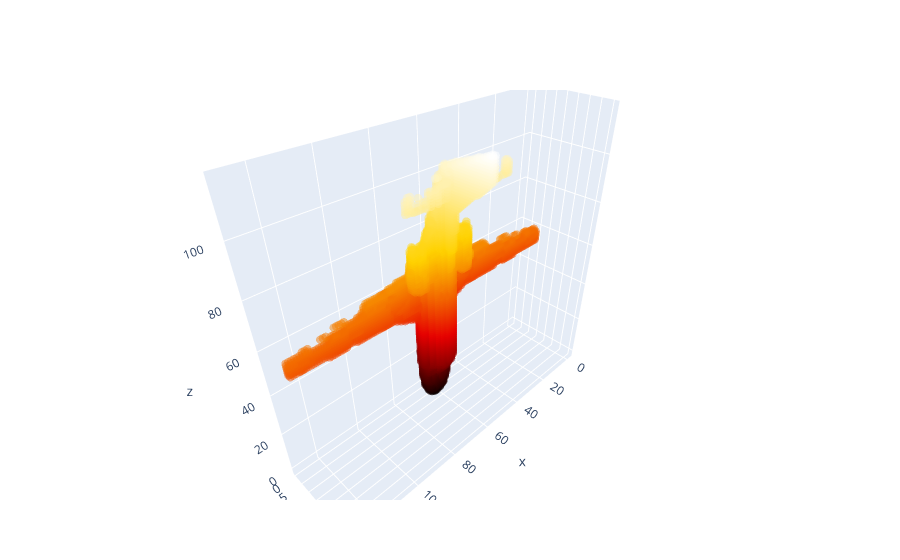

Notebook code cell kept with this figure:
### Code cell
x=surface.data[0]
y=surface.data[1]
z=surface.data[2]
fig = go.Figure(data=[go.Scatter3d(x=x, y=y, z=z,mode='markers',
                      marker=dict(size=3,color=z,colorscale='hot',opacity=0.5))])
fig.update_layout(margin=dict(l=0, r=0, b=60, t=90))
fig.show()

### Figure 1 — Plotly figure (JSON) as saved in the notebook; plotly's stock layout.template omitted (floating-point values rounded to 4 significant figures; data arrays with more than 128 entries replaced by an {"elided": "..."} marker saying what was removed)
{"data": [{"marker": {"color": {"elided": "11049 int values"}, "colorscale": [[0, "rgb(0,0,0)"], [0.3333, "rgb(230,0,0)"], [0.6667, "rgb(255,210,0)"], [1, "rgb(255,255,255)"]], "opacity": 0.5, "size": 3}, "mode": "markers", "type": "scatter3d", "x": {"elided": "11049 int values"}, "y": {"elided": "11049 int values"}, "z": {"elided": "11049 int values"}}], "layout": {"margin": {"b": 60, "l": 0, "r": 0, "t": 90}}}
